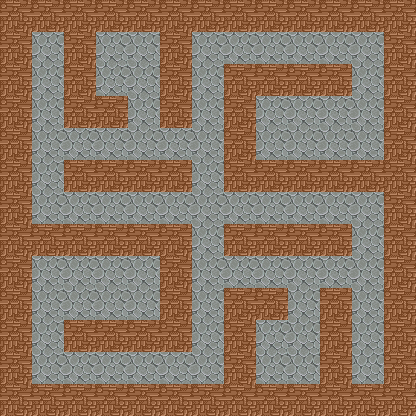

Tiled map render using the project's own tile images. Description and the whole map definition, tile-layer contents included, below:
An orthogonal 13x13 tile map with 32x32 px tiles, 2 tile layers (background, wall) and 37 objects.

<map version="1.0" tiledversion="2018.04.18" orientation="orthogonal" renderorder="right-up" width="13" height="13" tilewidth="32" tileheight="32" infinite="0" nextobjectid="96">
 <tileset firstgid="1" source="terrain.tsx" />
 <layer name="background" width="13" height="13">
  <data encoding="csv">
1,1,1,1,1,1,1,1,1,1,1,1,1,
1,1,1,1,1,1,1,1,1,1,1,1,1,
1,1,1,1,1,1,1,1,1,1,1,1,1,
1,1,1,1,1,1,1,1,1,1,1,1,1,
1,1,1,1,1,1,1,1,1,1,1,1,1,
1,1,1,1,1,1,1,1,1,1,1,1,1,
1,1,1,1,1,1,1,1,1,1,1,1,1,
1,1,1,1,1,1,1,1,1,1,1,1,1,
1,1,1,1,1,1,1,1,1,1,1,1,1,
1,1,1,1,1,1,1,1,1,1,1,1,1,
1,1,1,1,1,1,1,1,1,1,1,1,1,
1,1,1,1,1,1,1,1,1,1,1,1,1,
1,1,1,1,1,1,1,1,1,1,1,1,1
</data>
 </layer>
 <layer name="wall" width="13" height="13">
  <data encoding="csv">
2,2,2,2,2,2,2,2,2,2,2,2,2,
2,0,2,0,0,2,0,0,0,0,0,0,2,
2,0,2,0,0,2,0,2,2,2,2,0,2,
2,0,2,2,0,2,0,2,0,0,0,0,2,
2,0,0,0,0,0,0,2,0,0,0,0,2,
2,0,2,2,2,2,0,2,2,2,2,2,2,
2,0,0,0,0,0,0,0,0,0,0,0,2,
2,2,2,2,2,2,0,2,2,2,2,0,2,
2,0,0,0,0,2,0,0,0,0,0,0,2,
2,0,0,0,0,2,0,2,2,0,2,0,2,
2,0,2,2,2,2,0,2,0,0,2,0,2,
2,0,0,0,0,0,0,2,0,0,2,0,2,
2,2,2,2,2,2,2,2,2,2,2,2,2
</data>
 </layer>
 <objectgroup name="enemy">
  <object id="4" x="224" y="32" width="32" height="32">
   <properties>
    <property name="enemy_id" type="int" value="13" />
   </properties>
  </object>
  <object id="15" x="352" y="128" width="32" height="32">
   <properties>
    <property name="enemy_id" type="int" value="5" />
   </properties>
  </object>
  <object id="59" x="128" y="96" width="32" height="32">
   <properties>
    <property name="enemy_id" type="int" value="10" />
   </properties>
  </object>
  <object id="61" x="320" y="96" width="32" height="32">
   <properties>
    <property name="enemy_id" type="int" value="1" />
   </properties>
  </object>
  <object id="62" x="320" y="32" width="32" height="32">
   <properties>
    <property name="enemy_id" type="int" value="9" />
   </properties>
  </object>
  <object id="63" x="64" y="352" width="32" height="32">
   <properties>
    <property name="enemy_id" type="int" value="9" />
   </properties>
  </object>
  <object id="77" x="128" y="192" width="32" height="32">
   <properties>
    <property name="enemy_id" type="int" value="13" />
   </properties>
  </object>
  <object id="78" x="96" y="192" width="32" height="32">
   <properties>
    <property name="enemy_id" type="int" value="10" />
   </properties>
  </object>
  <object id="79" x="256" y="192" width="32" height="32">
   <properties>
    <property name="enemy_id" type="int" value="1" />
   </properties>
  </object>
  <object id="80" x="352" y="288" width="32" height="32">
   <properties>
    <property name="enemy_id" type="int" value="10" />
   </properties>
  </object>
  <object id="81" x="160" y="352" width="32" height="32">
   <properties>
    <property name="enemy_id" type="int" value="1" />
   </properties>
  </object>
  <object id="85" x="288" y="288" width="32" height="32">
   <properties>
    <property name="enemy_id" type="int" value="10" />
   </properties>
  </object>
  <object id="88" x="288" y="192" width="32" height="32">
   <properties>
    <property name="enemy_id" type="int" value="2" />
   </properties>
  </object>
  <object id="89" x="32" y="256" width="32" height="32">
   <properties>
    <property name="enemy_id" type="int" value="13" />
   </properties>
  </object>
  <object id="90" x="64" y="288" width="32" height="32">
   <properties>
    <property name="enemy_id" type="int" value="5" />
   </properties>
  </object>
 </objectgroup>
 <objectgroup name="Articles">
  <object id="28" x="256" y="96" width="32" height="32">
   <properties>
    <property name="articles_id" type="int" value="5" />
   </properties>
  </object>
  <object id="35" x="192" y="192" width="32" height="32">
   <properties>
    <property name="articles_id" type="int" value="17" />
   </properties>
  </object>
  <object id="66" x="128" y="64" width="32" height="32">
   <properties>
    <property name="articles_id" type="int" value="17" />
   </properties>
  </object>
  <object id="68" x="256" y="352" width="32" height="32">
   <properties>
    <property name="articles_id" type="int" value="5" />
   </properties>
  </object>
  <object id="69" x="288" y="352" width="32" height="32">
   <properties>
    <property name="articles_id" type="int" value="5" />
   </properties>
  </object>
  <object id="70" x="128" y="32" width="32" height="32">
   <properties>
    <property name="articles_id" type="int" value="17" />
   </properties>
  </object>
  <object id="71" x="288" y="32" width="32" height="32">
   <properties>
    <property name="articles_id" type="int" value="17" />
   </properties>
  </object>
  <object id="72" x="96" y="32" width="32" height="32">
   <properties>
    <property name="articles_id" type="int" value="17" />
   </properties>
  </object>
  <object id="73" x="96" y="64" width="32" height="32">
   <properties>
    <property name="articles_id" type="int" value="17" />
   </properties>
  </object>
  <object id="86" x="128" y="288" width="32" height="32">
   <properties>
    <property name="articles_id" type="int" value="2" />
   </properties>
  </object>
 </objectgroup>
 <objectgroup name="Teleport">
  <object id="38" x="352" y="352" width="32" height="32">
   <properties>
    <property name="direction" type="int" value="4" />
    <property name="targetNum" type="int" value="7" />
    <property name="teleport_id" type="int" value="2" />
   </properties>
  </object>
  <object id="40" x="32" y="32" width="32" height="32">
   <properties>
    <property name="direction" type="int" value="1" />
    <property name="targetNum" type="int" value="5" />
    <property name="teleport_id" type="int" value="1" />
   </properties>
  </object>
 </objectgroup>
 <objectgroup name="Npc">
  <object id="91" x="256" y="128" width="32" height="32">
   <properties>
    <property name="npc_id" type="int" value="2" />
   </properties>
  </object>
  <object id="92" x="128" y="256" width="32" height="32">
   <properties>
    <property name="npc_id" type="int" value="1" />
   </properties>
  </object>
 </objectgroup>
 <objectgroup name="door">
  <object id="41" x="64" y="128" width="32" height="32">
   <properties>
    <property name="door_id" type="int" value="1" />
   </properties>
  </object>
  <object id="46" x="96" y="128" width="32" height="32">
   <properties>
    <property name="door_id" type="int" value="1" />
   </properties>
  </object>
  <object id="51" x="352" y="64" width="32" height="32">
   <properties>
    <property name="door_id" type="int" value="1" />
   </properties>
  </object>
  <object id="83" x="224" y="256" width="32" height="32">
   <properties>
    <property name="door_id" type="int" value="1" />
   </properties>
  </object>
  <object id="84" x="160" y="128" width="32" height="32">
   <properties>
    <property name="door_id" type="int" value="1" />
   </properties>
  </object>
  <object id="93" x="256" y="256" width="32" height="32">
   <properties>
    <property name="door_id" type="int" value="1" />
   </properties>
  </object>
  <object id="94" x="320" y="256" width="32" height="32">
   <properties>
    <property name="door_id" type="int" value="1" />
   </properties>
  </object>
  <object id="95" x="32" y="320" width="32" height="32">
   <properties>
    <property name="door_id" type="int" value="1" />
   </properties>
  </object>
 </objectgroup>
</map>
